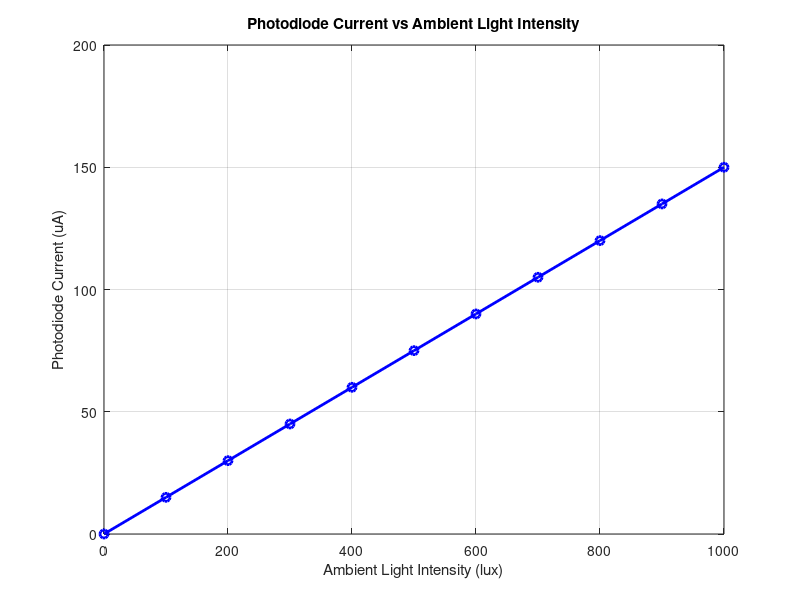
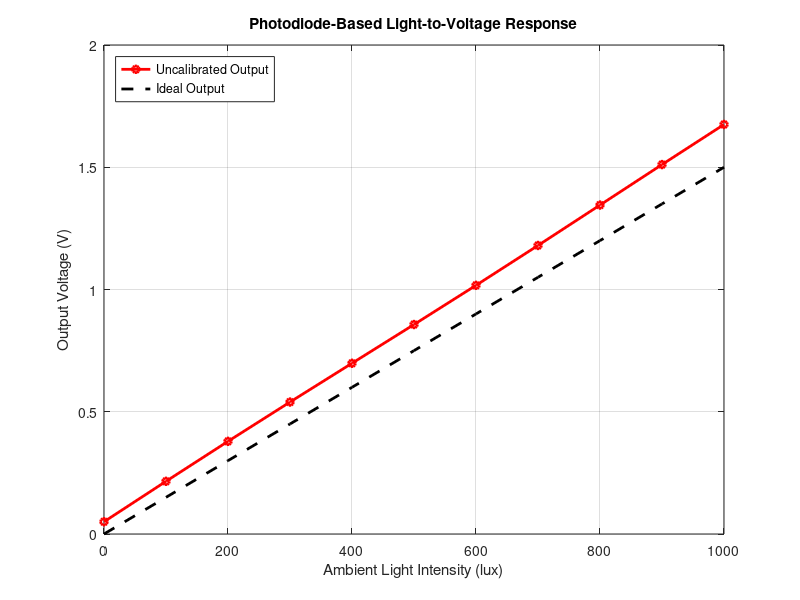
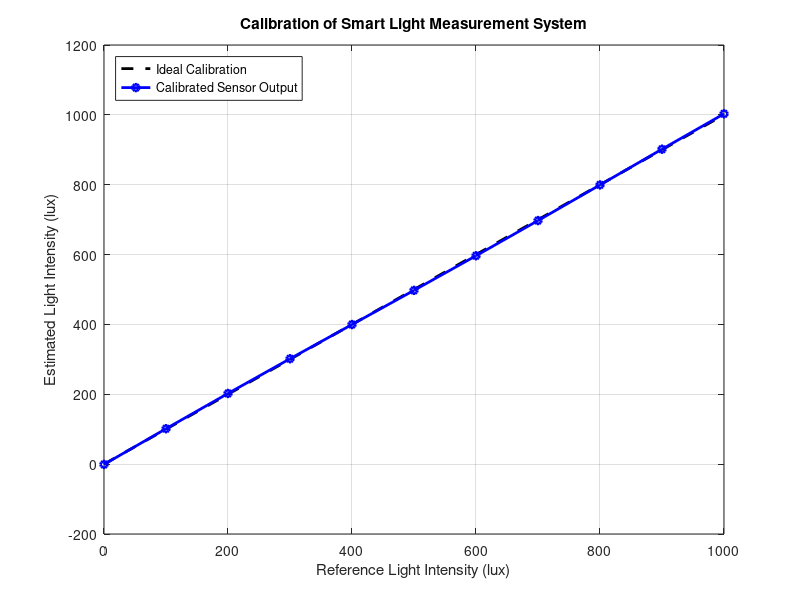

Recreate these plots in MATLAB, in order.

clc;
clear;
close all;

%% SMART LIGHT INTENSITY MEASUREMENT SYSTEM
% Photodiode-based light-to-voltage model with calibration

% Sensor and circuit parameters
responsivity = 0.45;       % Photodiode responsivity (A/W)
sensor_area = 1e-4;        % Photodiode area (m^2)
luminous_efficacy = 300;   % Assumed luminous efficacy (lm/W)
feedback_resistance = 10e3; % Transimpedance amplifier (ohms)

% Ambient light intensity range
lux = 0:100:1000;

%% Photodiode current calculation
optical_power = (lux .* sensor_area) ./ luminous_efficacy;
photocurrent = responsivity .* optical_power;

%% Transimpedance amplifier output
ideal_voltage = photocurrent .* feedback_resistance;

% Introduce illustrative gain and offset errors
raw_voltage = (1.08 .* ideal_voltage) + 0.05 ...
              + 0.005 .* sin(lux ./ 130);

%% Calibration
% Fit a linear calibration equation
calibration_coefficients = polyfit(raw_voltage, lux, 1);

calibrated_lux = polyval(calibration_coefficients, raw_voltage);

% Calculate measurement error
error_before = abs((raw_voltage ./ ...
    (responsivity * sensor_area / luminous_efficacy ...
    * feedback_resistance)) - lux);

error_after = abs(calibrated_lux - lux);

%% Display results
fprintf('SMART LIGHT INTENSITY MEASUREMENT SYSTEM\n\n');

fprintf('Photodiode responsivity: %.2f A/W\n', responsivity);
fprintf('Feedback resistance: %.2f kohms\n', ...
    feedback_resistance / 1000);

fprintf('\nCalibration equation:\n');
fprintf('Estimated Lux = %.4f * Voltage + %.4f\n', ...
    calibration_coefficients(1), ...
    calibration_coefficients(2));

fprintf('\nReference Lux   Photocurrent(uA)   Raw Voltage(V)   Calibrated Lux\n');

for i = 1:length(lux)
    fprintf('%8.1f       %10.4f        %8.4f        %10.2f\n', ...
        lux(i), photocurrent(i)*1e6, ...
        raw_voltage(i), calibrated_lux(i));
end

fprintf('\nMean absolute error before calibration: %.3f lux\n', ...
    mean(error_before));

fprintf('Mean absolute error after calibration: %.3f lux\n', ...
    mean(error_after));

fprintf('\nSimulation completed successfully.\n');

%% Figure 1: Light intensity vs photocurrent
figure;

plot(lux, photocurrent*1e6, 'b-o', ...
    'LineWidth', 2, 'MarkerSize', 6);

xlabel('Ambient Light Intensity (lux)');
ylabel('Photodiode Current (uA)');
title('Photodiode Current vs Ambient Light Intensity');
grid on;

%% Figure 2: Voltage response before and after calibration
figure;

plot(lux, raw_voltage, 'r-o', ...
    'LineWidth', 2, 'MarkerSize', 5);

hold on;

plot(lux, ideal_voltage, 'k--', ...
    'LineWidth', 2);

xlabel('Ambient Light Intensity (lux)');
ylabel('Output Voltage (V)');
title('Photodiode-Based Light-to-Voltage Response');

legend('Uncalibrated Output', 'Ideal Output', ...
    'Location', 'northwest');

grid on;

%% Figure 3: Calibration performance
figure;

plot(lux, lux, 'k--', 'LineWidth', 2);

hold on;

plot(lux, calibrated_lux, 'b-o', ...
    'LineWidth', 2, 'MarkerSize', 5);

xlabel('Reference Light Intensity (lux)');
ylabel('Estimated Light Intensity (lux)');
title('Calibration of Smart Light Measurement System');

legend('Ideal Calibration', 'Calibrated Sensor Output', ...
    'Location', 'northwest');

grid on;
